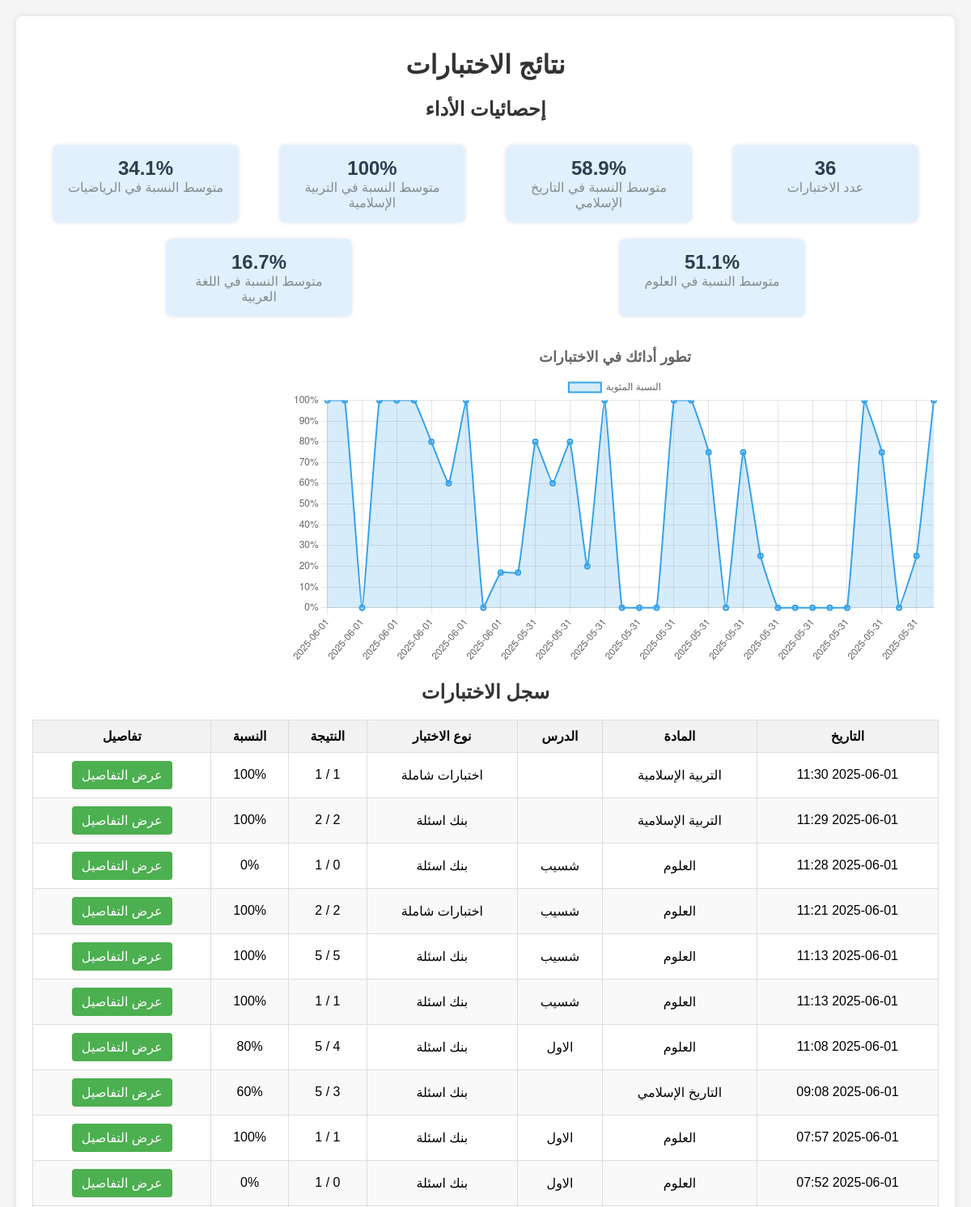
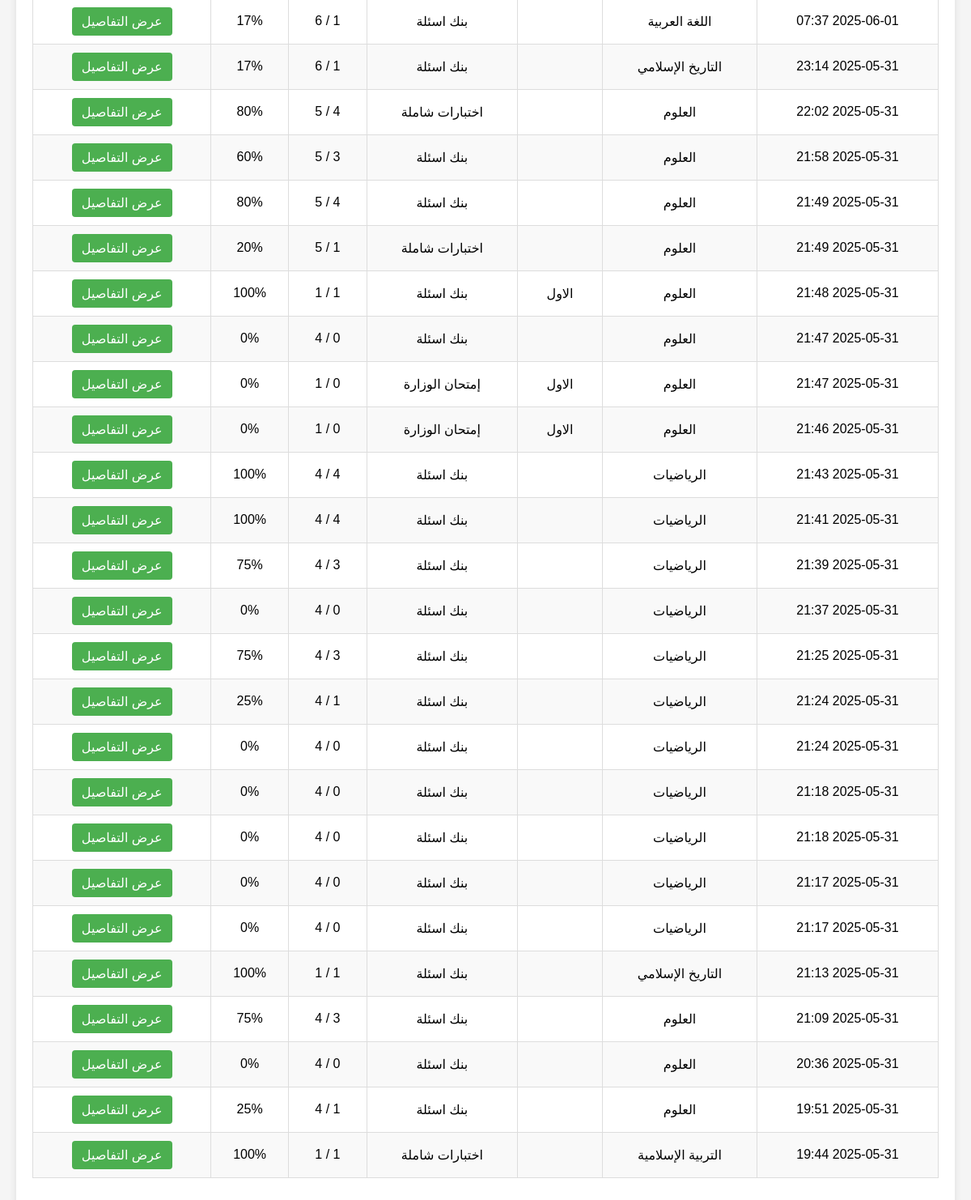
The app's page /exam/results.php (signed in) with its own data (2 pictures, top to bottom).
### tables this page shows
CREATE TABLE `exam_results` (
  `id` int(11) NOT NULL,
  `user_id` int(11) NOT NULL,
  `subject` varchar(100) NOT NULL,
  `lesson_name` varchar(255) NOT NULL,
  `question_type` enum('بنك اسئلة','اختبارات شاملة','تحدى نفسك','إمتحان الوزارة') NOT NULL,
  `score` int(11) NOT NULL,
  `total_questions` int(11) NOT NULL,
  `exam_date` datetime NOT NULL
);

### exam/results.php (the view, shortened to what this page needs)
<?php
require_once '../php/config.php';
$stmt = $pdo->prepare("SELECT * FROM exam_results WHERE user_id = ? ORDER BY exam_date DESC");
$stmt->execute([$_SESSION['user_id']]);
$results = $stmt->fetchAll(PDO::FETCH_ASSOC);
$statsStmt = $pdo->prepare("
    SELECT
        COUNT(*) as total_exams,
        SUM(score) as total_correct,
        SUM(total_questions) as total_questions,
        AVG(score * 100 / total_questions) as avg_percentage,
        subject
    FROM exam_results
    WHERE user_id = ?
    GROUP BY subject
");
$statsStmt->execute([$_SESSION['user_id']]);
$stats = $statsStmt->fetchAll(PDO::FETCH_ASSOC);
?>
<!DOCTYPE html>
<html lang="ar" dir="rtl">
<head>
</head>
<body>
    <div class="container">
        <h1>نتائج الاختبارات</h1>
        <h2>إحصائيات الأداء</h2>
        <div class="stats-container">
            <div class="stat-box">
                <div class="stat-value"><?= count($results) ?></div>
                <div class="stat-label">عدد الاختبارات</div>
            </div>
            <?php foreach ($stats as $stat): ?>
            <div class="stat-box">
                <div class="stat-value"><?= round($stat['avg_percentage'], 1) ?>%</div>
                <div class="stat-label">متوسط النسبة في <?= htmlspecialchars($stat['subject']) ?></div>
            </div>
            <?php endforeach; ?>
        </div>
        <div class="chart-container">
            <canvas id="performanceChart"></canvas>
        </div>
        <h2>سجل الاختبارات</h2>
        <table class="results-table">
            <thead>
                <tr>
                    <th>التاريخ</th>
                    <th>المادة</th>
                    <th>الدرس</th>
                    <th>نوع الاختبار</th>
                    <th>النتيجة</th>
                    <th>النسبة</th>
                    <th>تفاصيل</th>
                </tr>
            </thead>
            <tbody>
                <?php foreach ($results as $result): ?>
                <tr>
                    <td><?= date('Y-m-d H:i', strtotime($result['exam_date'])) ?></td>
                    <td><?= htmlspecialchars($result['subject']) ?></td>
                    <td><?= htmlspecialchars($result['lesson_name']) ?></td>
                    <td><?= htmlspecialchars($result['question_type']) ?></td>
                    <td><?= $result['score'] ?> / <?= $result['total_questions'] ?></td>
                    <td><?= round(($result['score'] / $result['total_questions']) * 100) ?>%</td>
                    <td>
                        <a href="results.php?result_id=<?= $result['id'] ?>" class="btn">عرض التفاصيل</a>
                    </td>
                </tr>
                <?php endforeach; ?>
            </tbody>
        </table>
    </div>
    <script>
        // رسم مخطط الأداء
        const ctx = document.getElementById('performanceChart').getContext('2d');
        const performanceChart = new Chart(ctx, {
            type: 'line',
            data: {
                labels: [
                    <?php
                    $dates = [];
                    $scores = [];
                    foreach ($results as $result) {
                        $dates[] = date('Y-m-d', strtotime($result['exam_date']));
                        $scores[] = round(($result['score'] / $result['total_questions']) * 100);
                    }
                    echo "'" . implode("', '", $dates) . "'";
                    ?>
                ],
                datasets: [{
                    label: 'النسبة المئوية',
                    data: [<?= implode(', ', $scores) ?>],
                    backgroundColor: 'rgba(54, 162, 235, 0.2)',
                    borderColor: 'rgba(54, 162, 235, 1)',
                    borderWidth: 2,
                    tension: 0.1,
                    fill: true
                }]
            },
            options: {
                responsive: true,
                plugins: {
                    title: {
                        display: true,
                        text: 'تطور أدائك في الاختبارات',
                        font: {
                            size: 18
                        }
                    },
                    tooltip: {
                        callbacks: {
                            label: function(context) {
                                return context.parsed.y + '%';
                            }
                        }
                    }
                },
                scales: {
                    y: {
                        beginAtZero: true,
                        max: 100,
                        ticks: {
                            callback: function(value) {
                                return value + '%';
                            }
                        }
                    }
                }
            }
        });
    </script>
</body>
</html>

### exam/results.php (style rules this page uses)
body { font-family: Arial, sans-serif; background-color: #f5f5f5; margin: 0; padding: 20px; }
.container { max-width: 1200px; margin: 0 auto; background: white; padding: 20px; border-radius: 8px; box-shadow: 0 0 10px rgba(0,0,0,0.1); }
h1, h2, h3 { color: #333; text-align: center; }
.results-table { width: 100%; border-collapse: collapse; margin: 20px 0; }
.results-table th, .results-table td { border: 1px solid #ddd; padding: 10px; text-align: center; }
.results-table th { background-color: #f2f2f2; }
.results-table tr:nth-child(even) { background-color: #f9f9f9; }
.stats-container { display: flex; flex-wrap: wrap; justify-content: space-around; margin: 20px 0; }
.stat-box { background: #e2f0fd; border-radius: 8px; padding: 15px; margin: 10px; width: 200px; text-align: center; box-shadow: 0 0 5px rgba(0,0,0,0.1); }
.stat-value { font-size: 24px; font-weight: bold; color: #2c3e50; }
.stat-label { color: #7f8c8d; }
.chart-container { width: 100%; height: 400px; margin: 20px 0; }
.btn { background-color: #4CAF50; color: white; padding: 8px 12px; border: none; border-radius: 4px; cursor: pointer; text-decoration: none; display: inline-block; }

### records on screen
exam_results: exam_date "2025-06-01 11:30", subject "التربية الإسلامية", question_type "اختبارات شاملة", total_questions "1", ($result['score'] / $result['total_questions']) * 100 "100"
exam_results: exam_date "2025-06-01 11:29", subject "التربية الإسلامية", question_type "بنك اسئلة", total_questions "2", ($result['score'] / $result['total_questions']) * 100 "100"
exam_results: exam_date "2025-06-01 11:28", subject "العلوم", lesson_name "شسيب", question_type "بنك اسئلة", total_questions "1", ($result['score']/$result['total_questions'])*100 "0"
exam_results: exam_date "2025-06-01 11:21", subject "العلوم", lesson_name "شسيب", question_type "اختبارات شاملة", total_questions "2", ($result['score'] / $result['total_questions']) * 100 "100"
exam_results: exam_date "2025-06-01 11:13", subject "العلوم", lesson_name "شسيب", question_type "بنك اسئلة", total_questions "5", ($result['score'] / $result['total_questions']) * 100 "100"
exam_results: exam_date "2025-06-01 11:13", subject "العلوم", lesson_name "شسيب", question_type "بنك اسئلة", total_questions "1", ($result['score'] / $result['total_questions']) * 100 "100"
exam_results: exam_date "2025-06-01 11:08", subject "العلوم", lesson_name "الاول", question_type "بنك اسئلة", score "4", total_questions "5", ($result['score'] / $result['total_questions']) * 100 "80"
exam_results: exam_date "2025-06-01 09:08", subject "التاريخ الإسلامي", question_type "بنك اسئلة", total_questions "5", ($result['score'] / $result['total_questions']) * 100 "60"
exam_results: exam_date "2025-06-01 07:57", subject "العلوم", lesson_name "الاول", question_type "بنك اسئلة", total_questions "1", ($result['score'] / $result['total_questions']) * 100 "100"
exam_results: exam_date "2025-06-01 07:52", subject "العلوم", lesson_name "الاول", question_type "بنك اسئلة", total_questions "1", ($result['score']/$result['total_questions'])*100 "0"
exam_results: exam_date "2025-06-01 07:37", subject "اللغة العربية", question_type "بنك اسئلة", total_questions "6", ($result['score'] / $result['total_questions']) * 100 "17"
exam_results: exam_date "2025-05-31 23:14", subject "التاريخ الإسلامي", question_type "بنك اسئلة", total_questions "6", ($result['score'] / $result['total_questions']) * 100 "17"
exam_results: exam_date "2025-05-31 22:02", subject "العلوم", question_type "اختبارات شاملة", score "4", total_questions "5", ($result['score'] / $result['total_questions']) * 100 "80"
exam_results: exam_date "2025-05-31 21:58", subject "العلوم", question_type "بنك اسئلة", total_questions "5", ($result['score'] / $result['total_questions']) * 100 "60"
exam_results: exam_date "2025-05-31 21:49", subject "العلوم", question_type "بنك اسئلة", score "4", total_questions "5", ($result['score'] / $result['total_questions']) * 100 "80"
exam_results: exam_date "2025-05-31 21:49", subject "العلوم", question_type "اختبارات شاملة", total_questions "5", ($result['score'] / $result['total_questions']) * 100 "20"
exam_results: exam_date "2025-05-31 21:48", subject "العلوم", lesson_name "الاول", question_type "بنك اسئلة", total_questions "1", ($result['score'] / $result['total_questions']) * 100 "100"
exam_results: exam_date "2025-05-31 21:47", subject "العلوم", question_type "بنك اسئلة", total_questions "4", ($result['score']/$result['total_questions'])*100 "0"
exam_results: exam_date "2025-05-31 21:47", subject "العلوم", lesson_name "الاول", question_type "إمتحان الوزارة", total_questions "1", ($result['score']/$result['total_questions'])*100 "0"
exam_results: exam_date "2025-05-31 21:46", subject "العلوم", lesson_name "الاول", question_type "إمتحان الوزارة", total_questions "1", ($result['score']/$result['total_questions'])*100 "0"
exam_results: exam_date "2025-05-31 21:43", subject "الرياضيات", question_type "بنك اسئلة", score "4", total_questions "4", ($result['score'] / $result['total_questions']) * 100 "100"
exam_results: exam_date "2025-05-31 21:41", subject "الرياضيات", question_type "بنك اسئلة", score "4", total_questions "4", ($result['score'] / $result['total_questions']) * 100 "100"
exam_results: exam_date "2025-05-31 21:39", subject "الرياضيات", question_type "بنك اسئلة", total_questions "4", ($result['score'] / $result['total_questions']) * 100 "75"
exam_results: exam_date "2025-05-31 21:37", subject "الرياضيات", question_type "بنك اسئلة", total_questions "4", ($result['score']/$result['total_questions'])*100 "0"
exam_results: exam_date "2025-05-31 21:25", subject "الرياضيات", question_type "بنك اسئلة", total_questions "4", ($result['score'] / $result['total_questions']) * 100 "75"
exam_results: exam_date "2025-05-31 21:24", subject "الرياضيات", question_type "بنك اسئلة", total_questions "4", ($result['score'] / $result['total_questions']) * 100 "25"
exam_results: exam_date "2025-05-31 21:24", subject "الرياضيات", question_type "بنك اسئلة", total_questions "4", ($result['score']/$result['total_questions'])*100 "0"
exam_results: exam_date "2025-05-31 21:18", subject "الرياضيات", question_type "بنك اسئلة", total_questions "4", ($result['score']/$result['total_questions'])*100 "0"
exam_results: exam_date "2025-05-31 21:18", subject "الرياضيات", question_type "بنك اسئلة", total_questions "4", ($result['score']/$result['total_questions'])*100 "0"
exam_results: exam_date "2025-05-31 21:17", subject "الرياضيات", question_type "بنك اسئلة", total_questions "4", ($result['score']/$result['total_questions'])*100 "0"
exam_results: exam_date "2025-05-31 21:17", subject "الرياضيات", question_type "بنك اسئلة", total_questions "4", ($result['score']/$result['total_questions'])*100 "0"
exam_results: exam_date "2025-05-31 21:13", subject "التاريخ الإسلامي", question_type "بنك اسئلة", total_questions "1", ($result['score'] / $result['total_questions']) * 100 "100"
exam_results: exam_date "2025-05-31 21:09", subject "العلوم", question_type "بنك اسئلة", total_questions "4", ($result['score'] / $result['total_questions']) * 100 "75"
exam_results: exam_date "2025-05-31 20:36", subject "العلوم", question_type "بنك اسئلة", total_questions "4", ($result['score']/$result['total_questions'])*100 "0"
exam_results: exam_date "2025-05-31 19:51", subject "العلوم", question_type "بنك اسئلة", total_questions "4", ($result['score'] / $result['total_questions']) * 100 "25"
exam_results: exam_date "2025-05-31 19:44", subject "التربية الإسلامية", question_type "اختبارات شاملة", total_questions "1", ($result['score'] / $result['total_questions']) * 100 "100"

### other values on screen
count($results) "36"
$stat['avg_percentage'] "58.9"
$stat['subject'] "التاريخ الإسلامي"
$stat['avg_percentage'] "100"
$stat['subject'] "التربية الإسلامية"
$stat['avg_percentage'] "34.1"
$stat['subject'] "الرياضيات"
$stat['avg_percentage'] "51.1"
$stat['subject'] "العلوم"
$stat['avg_percentage'] "16.7"
$stat['subject'] "اللغة العربية"
chart data {{ implode(', ', $scores) }} 100, 100, 0, 100, 100, 100, 80, 60, 100, 0, 17, 17, 80, 60, 80, 20, 100, 0, 0, 0, 100, 100, 75, 0, 75, 25, 0, 0, 0, 0, 0, 100, 75, 0, 25, 100
